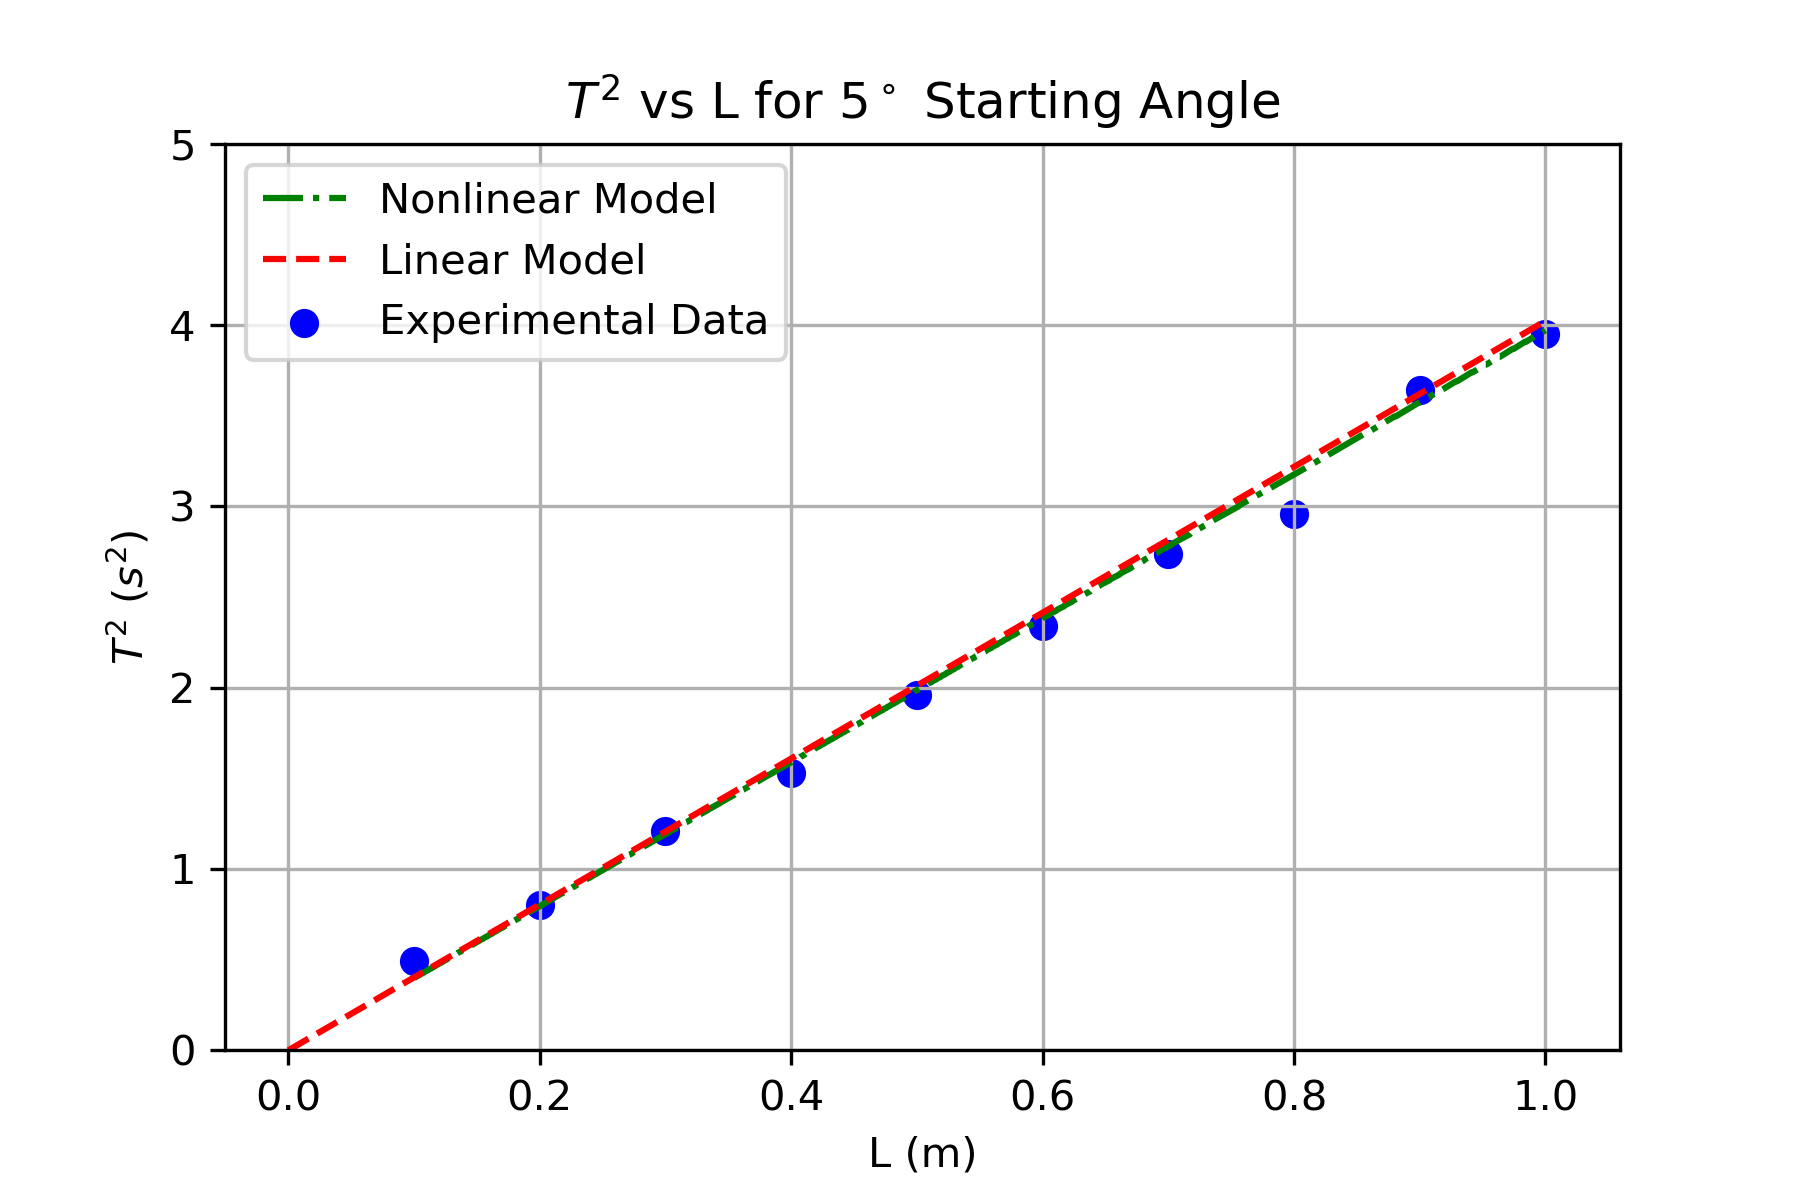

This figure's Python source:
# -*- coding: utf-8 -*-
"""
Created on Fri Oct  5 14:18:50 2018

@author: maxhu
"""

import matplotlib.pyplot as plt
import numpy as np


T2_small_vals = [3.95,3.64,2.96,2.74,2.34,1.96,1.53,1.21,.8,.49]
L_small_vals = [1.0,.9,.8,.7,.6,.5,.4,.3,.2,.1]

N = len(L_small_vals)

sum_y = 0
sum_x = 0
sum_xy = 0
sum_x_squared = 0

for i in range(0,N):
    sum_y = sum_y + T2_small_vals[i]
    sum_x = sum_x + L_small_vals[i]
    sum_xy = sum_xy + L_small_vals[i]*T2_small_vals[i]
    sum_x_squared = sum_x_squared + L_small_vals[i]**2
    
Delta = N*sum_x_squared - (sum_x)**2
A = (sum_x_squared*sum_y - sum_x*sum_xy) / Delta
B = (N*sum_xy - sum_x*sum_y) / Delta

deviation = 0
for i in range (0,N):
    deviation = deviation + (T2_small_vals[i] - A - B*L_small_vals[i])**2
    
sigma_y = np.sqrt(deviation / (N-2))

sigma_A = sigma_y*np.sqrt(sum_x_squared/Delta)
sigma_B = sigma_y*np.sqrt(N/Delta)

x_plot = np.linspace(0,1,11)
plt.ylim((0,5))

def my_fit(x):
    return (A + B*x)

fig = plt.figure(1)

my_fig = fig.add_subplot(1,1,1)
my_fig2 = fig.add_subplot(1,1,1)
my_fig.grid(True)
my_fig.scatter(L_small_vals, T2_small_vals, color = 'b', label = 'Experimental Data', marker='o')
#my_fig2.plot(x_plot,my_fit(x_plot), color ='b', linestyle = '-')
my_fig.set_xlabel('L (m)')
my_fig.set_ylabel('$T^2$ $(s^2)$')
my_fig.set_title('$T^2$ vs L for $5^\circ$ Starting Angle')

L = 1.0
g = 9.8
theta_0 = 5*np.pi/180
omega_0 = 0
t_0 = 0 
delta_t = 10**(-3)

# lists to store data
l = np.linspace(0.1,L,1000)
T_values = []
T2_values = []


# nested loop
# for loop handles different lengths of pendulum
for n in range(len(l)):
    # set initial conditions for looping calculations
    flag = True
    t_i = t_0
    omega_i = omega_0
    theta_i = theta_0
    counter = 0
    
    # while loop handles omega and theta values
    while flag == True:
        omega_f = omega_i - (g/l[n]) *np.sin(theta_i) * delta_t
        theta_f = theta_i + omega_f*delta_t
        t_f = t_i + delta_t
        
        omega_i = omega_f
        theta_i = theta_f
        t_i = t_f
        
        # when your current position is really close to the starting position
        # exit the while loop becuase you've gone a full period
        if (np.abs(theta_i - theta_0) < 10**(-4) and counter >= 20):
            flag = False
        #This counter ensures that the theta goes back to starting position and not just move a small step
        counter = counter + 1
      
    
    T_values.append(t_i)
    T2_values.append( T_values[n]**2 )
    
    
    
fig = plt.figure(1)
plt.plot(l, T2_values, color = 'green', label ='Nonlinear Model', linestyle = '-.')
plt.legend(loc = 'best')

T2_linear_small_vals = [4.02,3.62,3.22,2.82,2.41,2.01,1.61,1.21,.80,.40]

N = len(L_small_vals)

sum_y = 0
sum_x = 0
sum_xy = 0
sum_x_squared = 0

for i in range(0,N):
    sum_y = sum_y + T2_linear_small_vals[i]
    sum_x = sum_x + L_small_vals[i]
    sum_xy = sum_xy + L_small_vals[i]*T2_linear_small_vals[i]
    sum_x_squared = sum_x_squared + L_small_vals[i]**2
    
Delta = N*sum_x_squared - (sum_x)**2
A = (sum_x_squared*sum_y - sum_x*sum_xy) / Delta
B = (N*sum_xy - sum_x*sum_y) / Delta

deviation = 0
for i in range (0,N):
    deviation = deviation + (T2_linear_small_vals[i] - A - B*L_small_vals[i])**2
    
sigma_y = np.sqrt(deviation / (N-2))

sigma_A = sigma_y*np.sqrt(sum_x_squared/Delta)
sigma_B = sigma_y*np.sqrt(N/Delta)

x_plot = np.linspace(0,1,11)
plt.ylim((0,5))

def my_fit(x):
    return (A + B*x)

fig = plt.figure(1)

my_fig = fig.add_subplot(1,1,1)
my_fig2 = fig.add_subplot(1,1,1)
my_fig.grid(True)
#my_fig.scatter(L_small_vals, T2_linear_small_vals, color = 'red', label = 'Linear Model')
my_fig2.plot(x_plot,my_fit(x_plot), color ='red', label = 'Linear Model', linestyle = '--')
plt.legend(loc = 'best')
plt.savefig('T2 v L Small.png', dpi=300)
